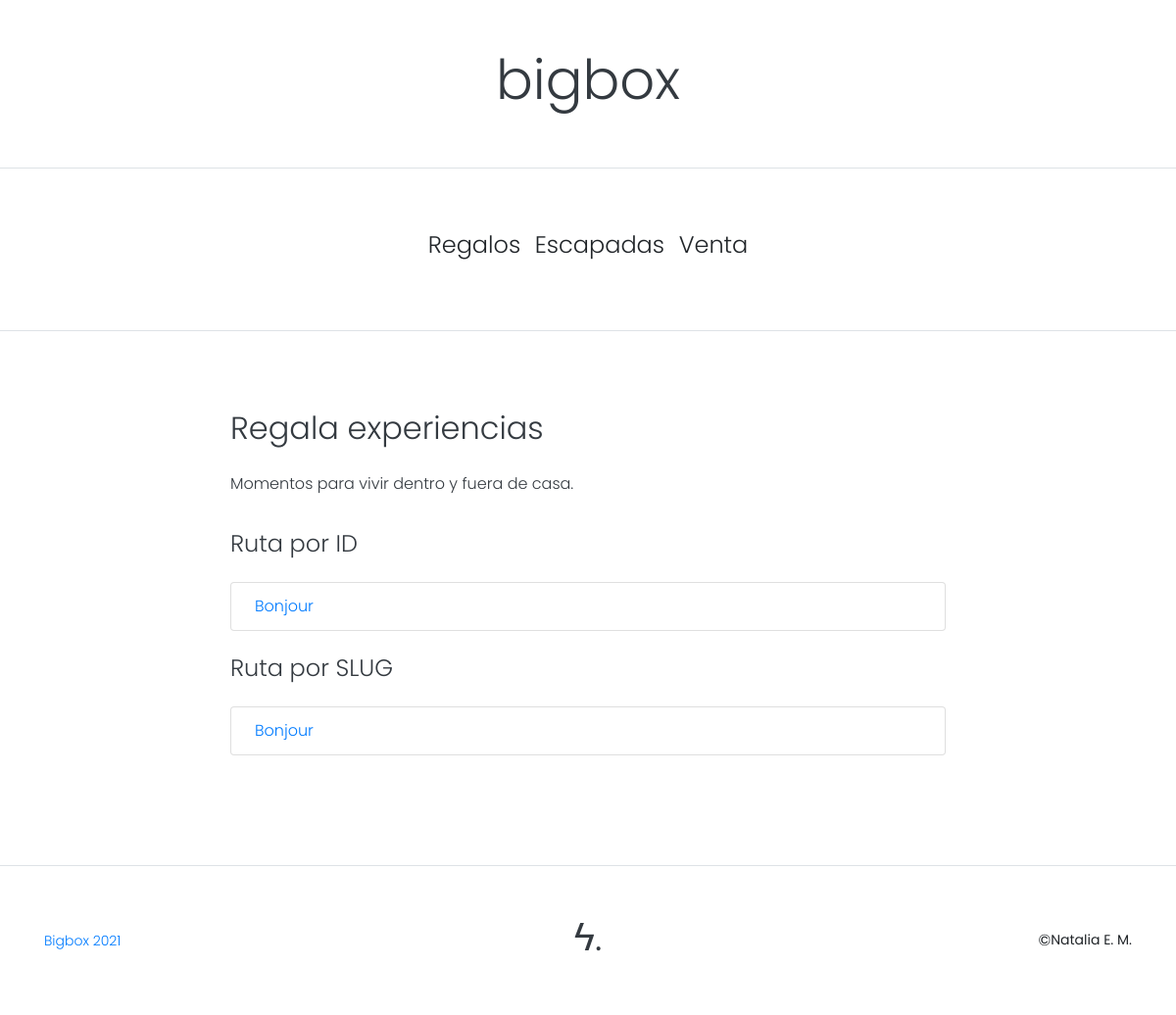
/box/, run on an earlier commit of the app's database.
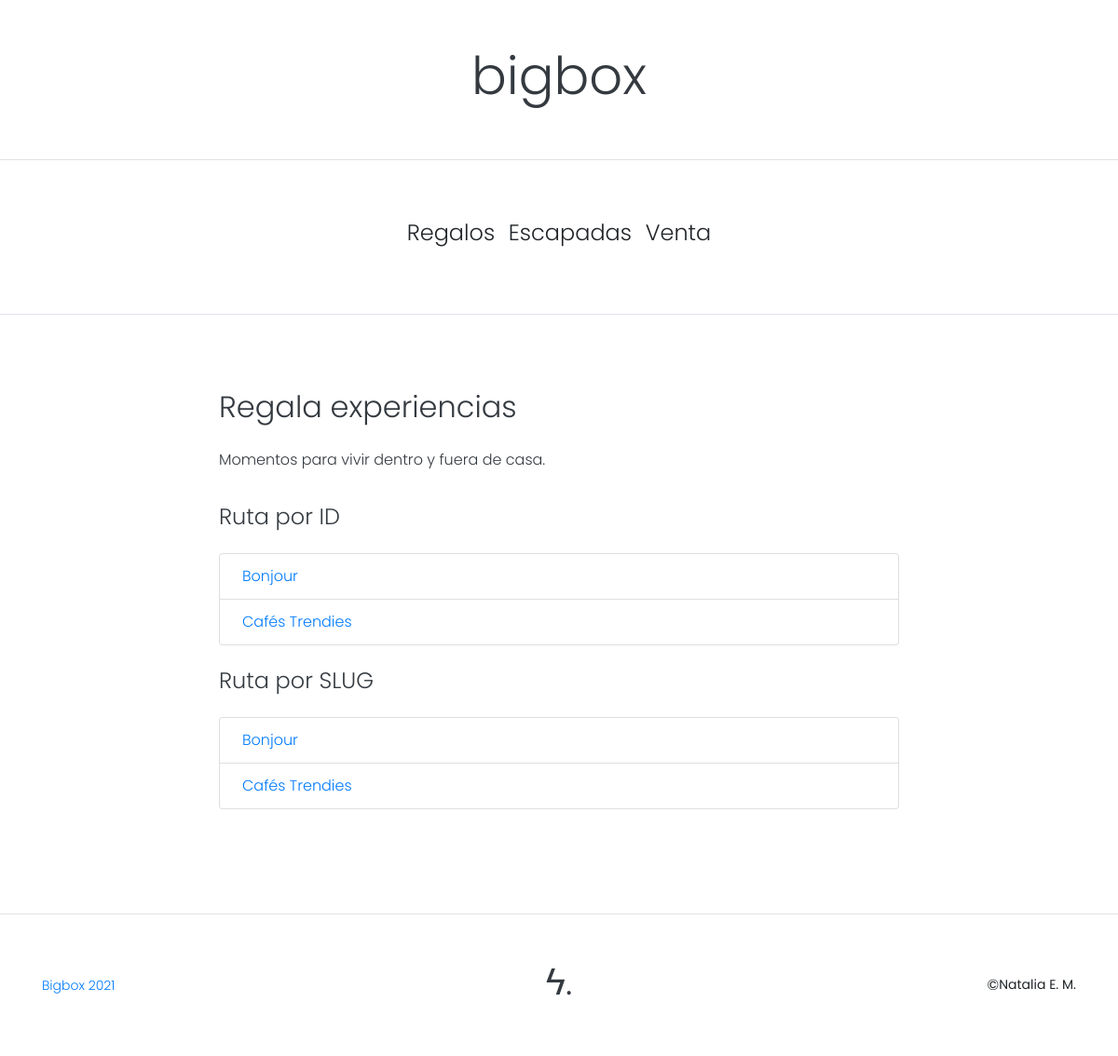
And on a later commit of the database.
### bigbox/models.py (models this page shows, shortened)
class Product(models.Model):
    name = models.CharField(max_length=200, verbose_name='nombre')
    internal_name = models.CharField(max_length=200, verbose_name='nombre interno')
    description = models.TextField(verbose_name='descripción')
    category = models.ForeignKey(Category, blank=True, null=True, on_delete=models.CASCADE, verbose_name='categorías')
    class Meta:
        abstract = True

class Box(Product):
    activities = models.ManyToManyField(Activity, verbose_name="experiencias")
    price = models.IntegerField(verbose_name='precio de venta')
    purchase_available = models.BooleanField(default=False, verbose_name='disponible venta individual')
    slug = models.CharField(blank=True, max_length=200, null=True, verbose_name="slug")
    class Meta:
        verbose_name = "box"
        verbose_name_plural = "boxes"

### bigbox/views.py (the view)
# urls.py: path('', views.boxes, name="boxes"),
def boxes(request):
    box_list = get_list_or_404(Box)
    return render(request, "bigbox/box_list.html", {'boxes': box_list})

### bigbox/templatetags/box_simple_tag.py (called while the page is built)
@register.simple_tag
def get_box_list():
    boxes = Box.objects.all()
    return boxes

### bigbox/templates/bigbox/box_list.html (shortened to what this page needs)
{% extends "bigbox/base.html" %}
{% load box_simple_tag %}
{% block content %}
<section class="section border-bottom">
    <div class="container">
        <div class="row">
            <div class="col-lg-8 col-md-10 mx-auto pb-5">
                <div class="text-dark">
                    <h2 class="py-3">Regala experiencias</h2>
                    <p>Momentos para vivir dentro y fuera de casa.</p>
                    <h4 class="py-3">Ruta por ID</h4>
                    <ul class="pb-2 list-group">
                        {% for box in boxes %}
                            <li class="list-group-item pl-4"><a href="{% url 'bigbox:box_detail' box.id %}">{{ box.name }}</a></li>
                        {% endfor %}
                    </ul>
                    <h4 class="py-3">Ruta por SLUG</h4>
                    <ul class="list-group">
                        {% get_box_list as boxes_all %}
                        {% for box in boxes_all %}
                            <li class="list-group-item pl-4">
                                <a href="{% url 'bigbox:tag' box.slug|slugify %}">{{ box.name }}</a>
                            </li>
                        {% endfor %}
                    </ul>
                </div>
            </div>
        </div>
    </div>
</section>
{% endblock %}

### bigbox/templates/bigbox/base.html (shortened to what this page needs)
<!DOCTYPE html>
<html lang="en">
<head>
    {% load static %}
    {% load bootstrap4 %}
    {% bootstrap_css %}
    <link rel="stylesheet" href="{% static 'bigbox/css/frontend.css' %}">
</head>
<body>
    <header class="text-dark py-5 border-bottom">
        <div class="container h-100 text-center">
            <div class="row h-100">
                <div class="col-12">
                    <h1 class="display-4">bigbox</h1>
                </div>
            </div>
        </div>
    </header>
    <section class="border-bottom">
        <div class="container text-center">
            <div class="row">
                <div class="col-12">
                    <ul class="h4 list-inline">
                        <li class="list-inline-item">Regalos</li>
                        <li class="list-inline-item">Escapadas</li>
                        <li class="list-inline-item">Venta</li>
                    </ul>
                </div>
            </div>
        </div>
    </section>
    {% block content %} {% endblock %}
    <footer class="py-5 bg-white">
        <div class="container h-100">
            <div class="row text-nowrap justify-content-between align-items-center">
                <div class="col-4">
                    <small><a href="{% url 'home' %}">Bigbox 2021</a></small>
                </div>
                <div class="justify-content-md-center">
                    <h1 class="text-dark">ϟ.</h1>
                </div>
                <div class="col-4 d-flex justify-content-end align-items-center">
                    &copy; <small>Natalia E. M.</small>
                </div>
            </div>
        </div>
    </footer>
</body>
</html>

### bigbox/static/bigbox/css/frontend.css (style rules this page uses)
body { font-family: 'Poppins', sans-serif; }
h1, h2, h3, h4, .h4, h5, h6, .h6, a { font-weight: 300; }
section { padding: 4rem 0; }
p { font-size: 1.0rem; line-height: 1.8rem; font-weight: 300; }
.list-group-item { padding: .75rem 0; }

What changed in the data, as far as the page shows it:
added Box: name "Cafés Trendies"
